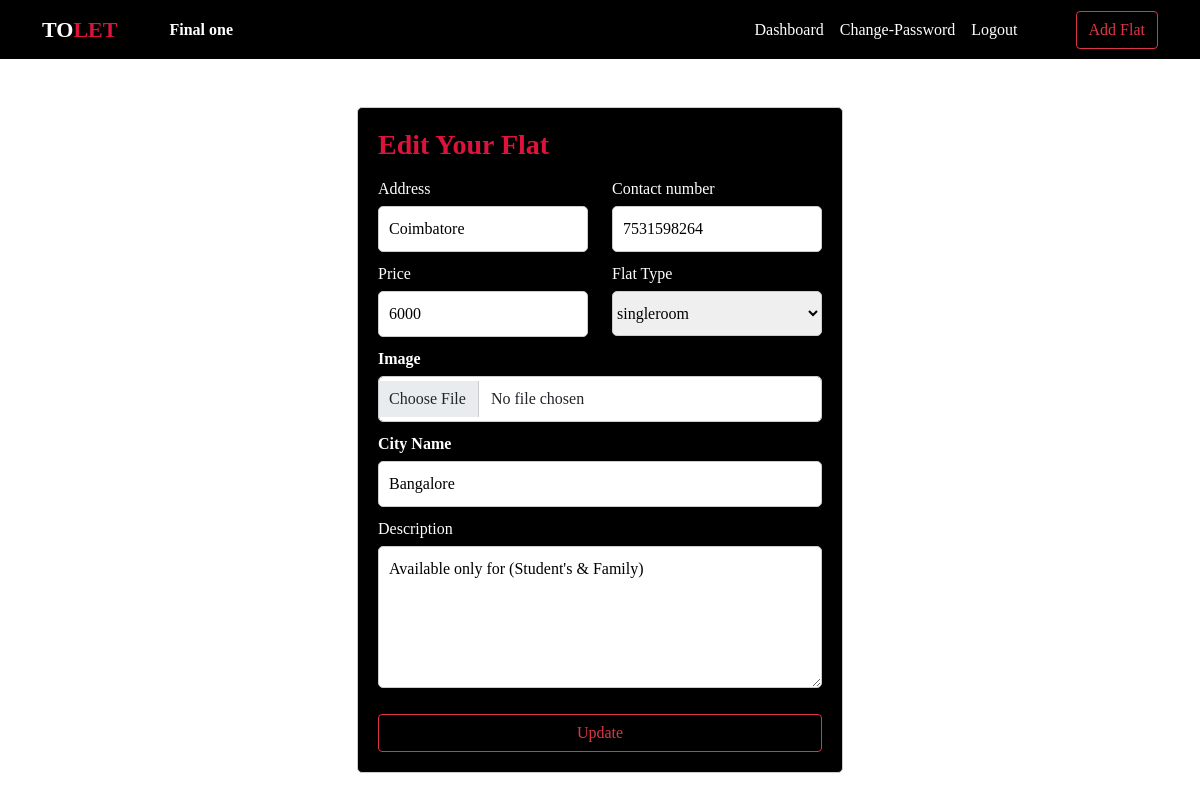
/editflat/15 (signed in), run on the app's committed database.
### AddFlat/models.py (models this page shows, shortened)
class AddFlat(models.Model):
    owner = models.ForeignKey(FlatOwner, on_delete=models.CASCADE)
    address = models.CharField(max_length=300)
    contact = models.CharField(max_length=20)
    price = models.CharField(max_length=50)
    flat_type = models.CharField(max_length=30, null=True)
    image = models.FileField(upload_to="media", null=True)
    city = models.CharField(max_length=200, null=True)
    desc = models.TextField()

### AddFlat/views.py (the view, shortened to what this page needs)
# urls.py: path('editflat/<int:pid>', EditFlat, name="editflat"),
def EditFlat(request, pid):
    if not request.user.is_authenticated:
        return redirect("ownerlogin")
    ID = AddFlat.objects.get(id=pid)
    error = ""
    d = {'ID':ID, 'error':error}
    return render(request, 'OwnerPages/EditFlat.html', d)

### AddFlat/templates/OwnerPages/EditFlat.html (shortened to what this page needs)
{% include 'Navbars/OwnerNavbar.html' %}
{% block content %}
{% load static %}
<link rel="stylesheet" href="{% static 'SignupLoginPage.css' %}">
<form method="POST" class="form1 mt-5" enctype="multipart/form-data">{% csrf_token %}
    <h3 class="heading">Edit Your Flat</h3>
    <div class="row" style="margin-top: 15px;">
        <div class="col-md-6">
            <label for="address">Address</label>
            <input class="input1" type="text" name="address" placeholder="Your address" value="{{ID.address}}" required>
        </div>
        <div class="col-md-6">
            <label for="contact">Contact number</label>
            <input class="input1" type="text" name="contact" placeholder="Your contact number" value="{{ID.contact}}" required>
        </div>
    </div>
    <div class="row">
        <div class="col-md-6">
            <label for="price">Price</label>
            <input class="input1" type="text" name="price" placeholder="Flat price" value="{{ID.price}}" required>
        </div>
        <div class="col-md-6"  style="display: inline;">
            <label for="flattype">Flat Type</label>
            <select name="choice" required>
                <option value="{{ID.flat_type}}">{{ID.flat_type}}</option>
            </select>
        </div>
    </div>
    <div class="row">
        <div class="col-md-12">
            <label for="image"><b>Image</b></label>
            <input type="file" class="form-control input1" id="image" name="image" value="{{ID.image.url}}" required>
        </div>
    </div>
    <div class="row">
        <div class="col-md-12">
            <label for="city"><b>City Name</b></label>
            <input class="input1" type="text" class="form-control input1" placeholder="Your City" id="city" name="city" value="{{ID.city}}" required>
        </div>
    </div>
    <div class="row">
        <div class="col-md-12">
            <label for="desc">Description</label>
            <textarea class="input1" name="desc" id="desc" cols="30" rows="5" placeholder="About Your Flat">{{ID.desc}}</textarea>
        </div>
    </div>
    <input type="submit" value="Update" class="mt-3 btn btn-outline-danger form-control">
</form>
{% endblock content %}

### AddFlat/templates/Navbars/OwnerNavbar.html (shortened to what this page needs)
{% load static %}
<link rel="stylesheet" href="{% static 'myfirst.css' %}">
<link href="https://cdn.jsdelivr.net/npm/bootstrap@5.0.2/dist/css/bootstrap.min.css" rel="stylesheet">
<nav class="navbar navbar-expand-lg navbar-dark" style="background-color: black;">
  <div class="container">
    <a class="navbar-brand" href="/" style="font-weight: 700; font-size: 22px; color: white;">TO<span style="color: crimson; font-weight: 700;">LET</span></a>
    <div class="collapse navbar-collapse" id="navbarSupportedContent">
      <a class="nav-link active" aria-current="page" style="color: white; margin-left: 20px; font-weight: 700;">{{request.user.first_name}} {{request.user.last_name}}</a>
      <ul class="navbar-nav ms-auto mb-2 mb-lg-0">
        <li class="nav-item">
          <a class="nav-link active" aria-current="page" href="/ownerdashboard">Dashboard</a>
        </li>
        <li class="nav-item">
          <a class="nav-link active" aria-current="page" href="#">Change-Password</a>
        </li>
        <li class="nav-item">
          <a class="nav-link active" aria-current="page" href="{% url 'Logout' %}">Logout</a>
        </li>
      </ul>
      <form class="d-flex" style="margin-left: 50px;">
        <a href="/addflats" class="btn btn-outline-danger">Add Flat</a>
      </form>
    </div>
  </div>
</nav>

### AddFlat/static/myfirst.css (style rules this page uses)
* { font-family: Cambria, Cochin, Georgia, Times, 'Times New Roman', serif; margin: 0; padding: 0; }

### AddFlat/static/SignupLoginPage.css (style rules this page uses)
.form1 { width: 40.5%; margin: 0 auto; padding: 20px; border: 1px solid #ccc; border-radius: 5px; background-color: black; }
.input1 { width: 100%; padding: 10px; border: 1px solid #ccc; margin-bottom: 10px; border-radius: 5px; }
label { display: block; margin-bottom: 5px; color: white; }
.heading { color: crimson; font-weight: 700; }
textarea { width: 100%; border: 1px solid #ccc; border-radius: 5px; }
select { width: 100%; border: 1px solid #ccc; border-radius: 5px; height: 45px; }

### data on the page
AddFlat: address "Coimbatore", contact "7531598264", price "6000", choice "singleroom", city "Bangalore", desc "Available only for (Student's & Family)"

### other printed values
{{ request.user.first_name }} "Final"
{{ request.user.last_name }} "one"
